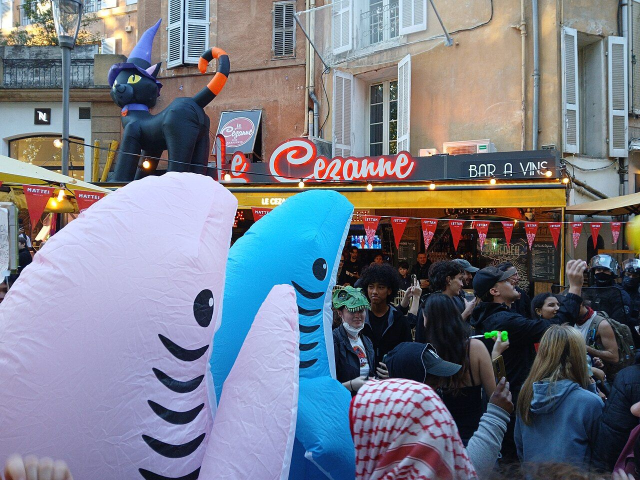
#> input picture france-protests-2026/img/aix-oct31.jpg, 1280 x 960 px (shown at 1/2 size)
$ python pieces.py ../../france-protests-2026/img/aix-oct31.jpg 5 5
#> lines starting #> are read from the running program, lines starting #| are printed output that depends on the picture
#> further down, img is the input picture: PIL image 1280x960 RGB; mean R, G, B 117.8, 121.7, 134
"""Split a tall mobile capture into clean pieces that fit a 1080x810 canvas.
Cuts are placed in the middle of blank (uniform) row runs between blocks, never through text.
Usage as module: pieces(path, y0, y1, maxh=810, mingap=18) -> [(a,b), ...]
CLI: python3 pieces.py <img> [y0 y1]  -> prints blank runs and pieces."""
import sys
from PIL import Image

def blank_runs(img, y0, y1, tol=6):
#> called with y0 = 5, y1 = 5, tol = 6
    g = img.convert('L')
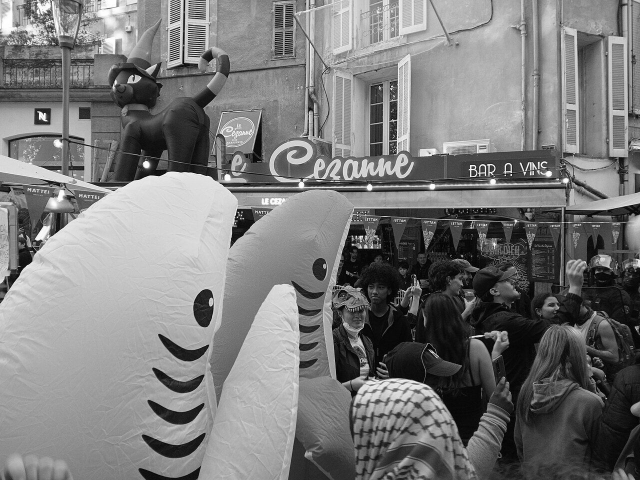
#> g: PIL image 1280x960 L (shown at 1/2 size); min 0, max 255, mean 122
    w = g.width
#> w = 1280
    px = g.load()
    runs, start = [], None
    for y in range(y0, y1):
        row = [px[x, y] for x in range(0, w, 3)]
        blank = max(row) - min(row) <= tol
        if blank and start is None:
            start = y
        if not blank and start is not None:
            runs.append((start, y)); start = None
#> after the loop, runs = []
#| runs>=18: []
    if start is not None:
        runs.append((start, y1))
    return runs

def pieces(path, y0=0, y1=None, maxh=810, mingap=18):
#> called with y0 = 5, y1 = 5, maxh = 810, mingap = 18
    img = Image.open(path)
    y1 = y1 or img.height
#> y1 = 5
    cuts = [y0] + [(a + b) // 2 for a, b in blank_runs(img, y0, y1) if b - a >= mingap and a > y0 and b < y1] + [y1]
#> cuts = [5, 5]
    blocks = list(zip(cuts[:-1], cuts[1:]))
#> blocks = [(5, 5)]
    out, cur = [], None
    for a, b in blocks:
        if cur is None:
            cur = [a, b]
        elif b - cur[0] <= maxh:
            cur[1] = b
        else:
            out.append(tuple(cur)); cur = [a, b]
#> this loop made 1 pass
#> after the loop, out = []
    if cur:
        out.append(tuple(cur))
    return out

if __name__ == '__main__':
    p = sys.argv[1]
    y0 = int(sys.argv[2]) if len(sys.argv) > 2 else 0
    y1 = int(sys.argv[3]) if len(sys.argv) > 3 else None
    img = Image.open(p)
    print('runs>=18:', [(a, b) for a, b in blank_runs(img, y0, y1 or img.height) if b - a >= 18])
    print('pieces:', pieces(p, y0, y1))

$ run again, on france-protests-2026/img/bloquons-tout-2025.jpg
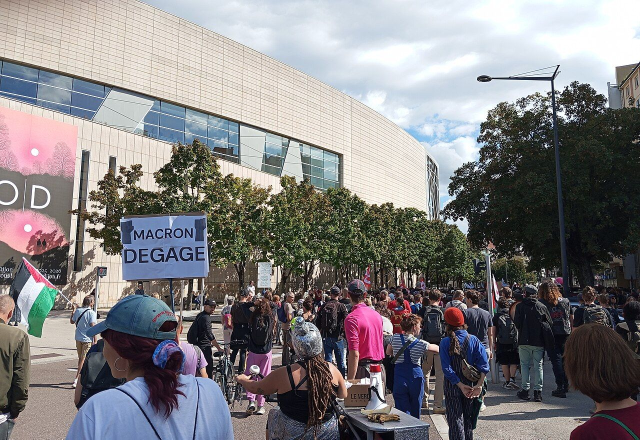
#> input picture france-protests-2026/img/bloquons-tout-2025.jpg, 1280 x 879 px (shown at 1/2 size)
#> img is the input picture: PIL image 1280x879 RGB; mean R, G, B 129.5, 127.2, 129.1
#> in blank_runs, `g = img.convert('L')`:
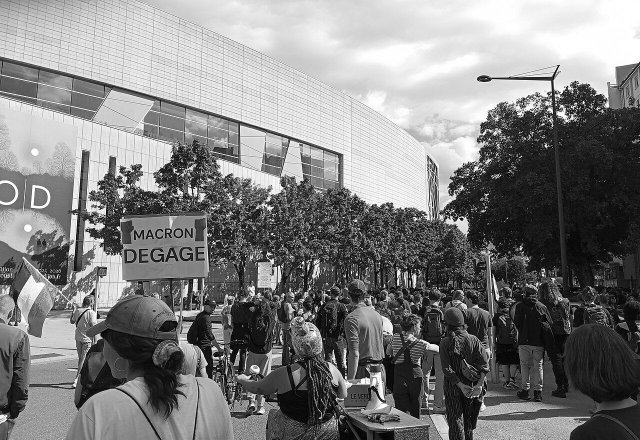
#> g: PIL image 1280x879 L (shown at 1/2 size); min 0, max 255, mean 128.1
#> after the loop in blank_runs, `for y in range(y0, y1):`: runs = []
#| runs>=18: []
#> cuts = [5, 5]
#> blocks = [(5, 5)]
#> the loop in pieces, `for a, b in blocks:` made 1 pass
#> after the loop in pieces, `for a, b in blocks:`: out = []

$ run again, on france-protests-2026/img/brussels-oct9.jpg
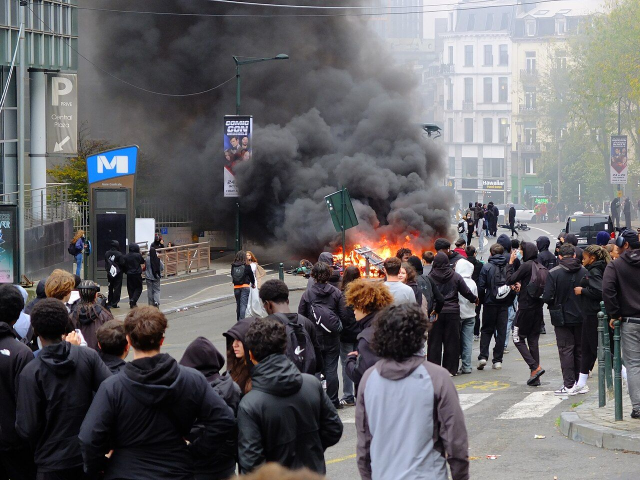
#> input picture france-protests-2026/img/brussels-oct9.jpg, 1280 x 960 px (shown at 1/2 size)
#> img is the input picture: PIL image 1280x960 RGB; mean R, G, B 101.7, 100, 103
#> in blank_runs, `g = img.convert('L')`:
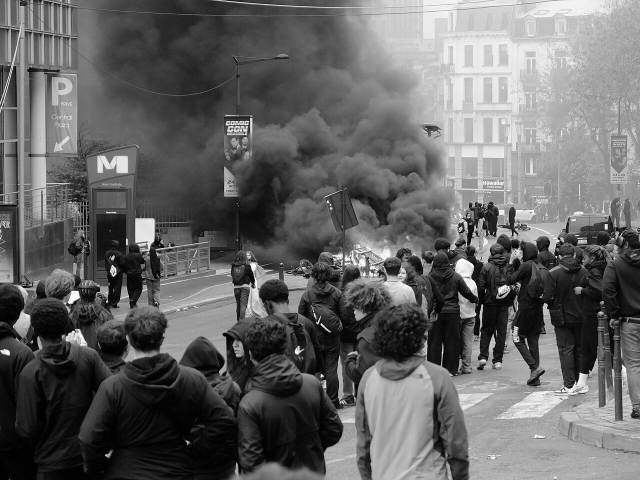
#> g: PIL image 1280x960 L (shown at 1/2 size); min 0, max 255, mean 100.8
#> after the loop in blank_runs, `for y in range(y0, y1):`: runs = []
#| runs>=18: []
#> cuts = [5, 5]
#> blocks = [(5, 5)]
#> the loop in pieces, `for a, b in blocks:` made 1 pass
#> after the loop in pieces, `for a, b in blocks:`: out = []
